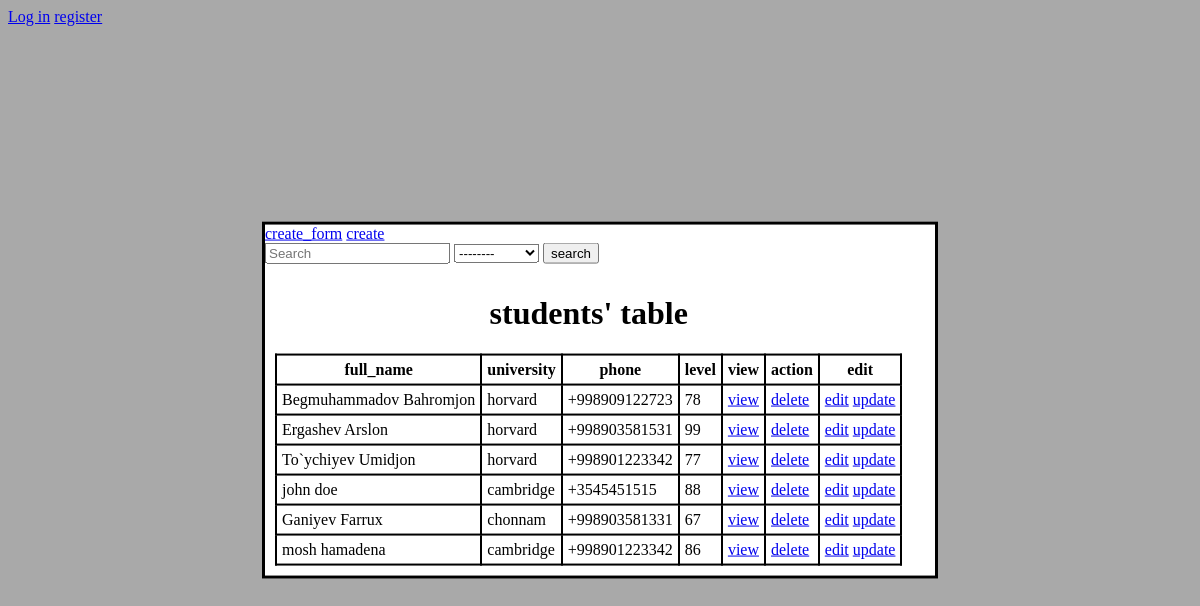
The page / on the database its author committed.
### student_reg/models.py (models this page shows, shortened)
class Table(models.Model):
    STATUS = (
        ('male', 'male'),
        ('female', 'female')
    )
    full_name = models.CharField(max_length=50)
    phone = models.CharField(max_length=15)
    level = models.CharField(max_length=5)
    owner = models.ForeignKey(User, on_delete=models.CASCADE, null=True, blank=True)
    university = models.ForeignKey(University, on_delete=models.CASCADE)
    type = models.CharField(max_length=10, null=True, choices=STATUS)

class University(models.Model):
    name = models.CharField(max_length=50)
    def __str__(self):
        return self.name

### student_reg/views.py (the view)
# urls.py: path('', table, name='table'),
def table(request):
    students = Table.objects.all()
    universities = University.objects.all()
    context = {'students': students,
               'universities': universities}
    return render(request, 'home.html', context)

### templates/home.html (shortened to what this page needs)
{% load static %}
<!doctype html>
<html lang="en">
<head>
    <link rel="stylesheet" href="{% static 'style.css' %}">
   {% if user.is_authenticated %}
    Hello, {{ user.username }}
       <a href="{% url 'users:logout' %}">Log out</a>
    {% else %}
    <a href="{% url 'users:login' %}">Log in</a>
    <a href="{% url 'users:u_register' %}">register</a>
    {% endif %}
</head>
<body>
<div class="table">
<a href="{% url 'add_student' %}"><span>create_form</span></a>
<a href="reg"><span>create</span></a>
<form action="{% url 'search' %}" method="post">
    <input type="text" name="fullName" placeholder="Search">
    <select name="chosen_university">
    <option value="%">--------</option>
    </select>
    <input type="submit" value="search">
</form>
<table>
    <thead>
    <caption><h1>students' table</h1></caption>
    <tr>
        <th>full_name</th>
        <th>university</th>
        <th>phone</th>
        <th>level</th>
        <th>view</th>
        <th>action</th>
        <th>edit</th>
    </tr>
    </thead>
    <tbody>
    {% for student in students %}
        <tr>
            <td>
                {{ student.full_name }}
            </td>
            <td>
                {{ student.university }}
            </td>
            <td>
                {{ student.phone }}
            </td>
            <td>
                {{ student.level }}
            </td>
            <td>
                <a href="/view/{{ student.id }}">view</a>
            </td>
            <td>
             <a href="/delete/{{ student.id }}">delete</a>
            </td>
            <td>
             <a href="/edit/{{ student.id }}">edit</a>
                <a href="{% url 'update_student' student.id %}">update</a>
            </td>
        </tr>
    {% endfor %}
    </tbody>
</table>
</div>
</body>
</html>

### static/style.css (style rules this page uses)
body { background-color: darkgrey; }
.table { background-color: white; border: 3px black solid; width:670px; margin: 0; position: absolute; top: 50%; left: 50%; transform: translate(-50%, -50%); }
table { margin: 10px; border-collapse: collapse; }
table, th, td { border:2px black solid; padding: 5px; }
tr { margin-left: 800px; }

### rows shown on the page
Table: full_name "Begmuhammadov Bahromjon", university "horvard", phone "+998909122723", level "78"
Table: full_name "Ergashev Arslon", university "horvard", phone "+998903581531", level "99"
Table: full_name "To`ychiyev Umidjon", university "horvard", phone "+998901223342", level "77"
Table: full_name "john doe", university "cambridge", phone "+3545451515", level "88"
Table: full_name "Ganiyev Farrux", university "chonnam", phone "+998903581331", level "67"
Table: full_name "mosh hamadena", university "cambridge", phone "+998901223342", level "86"
